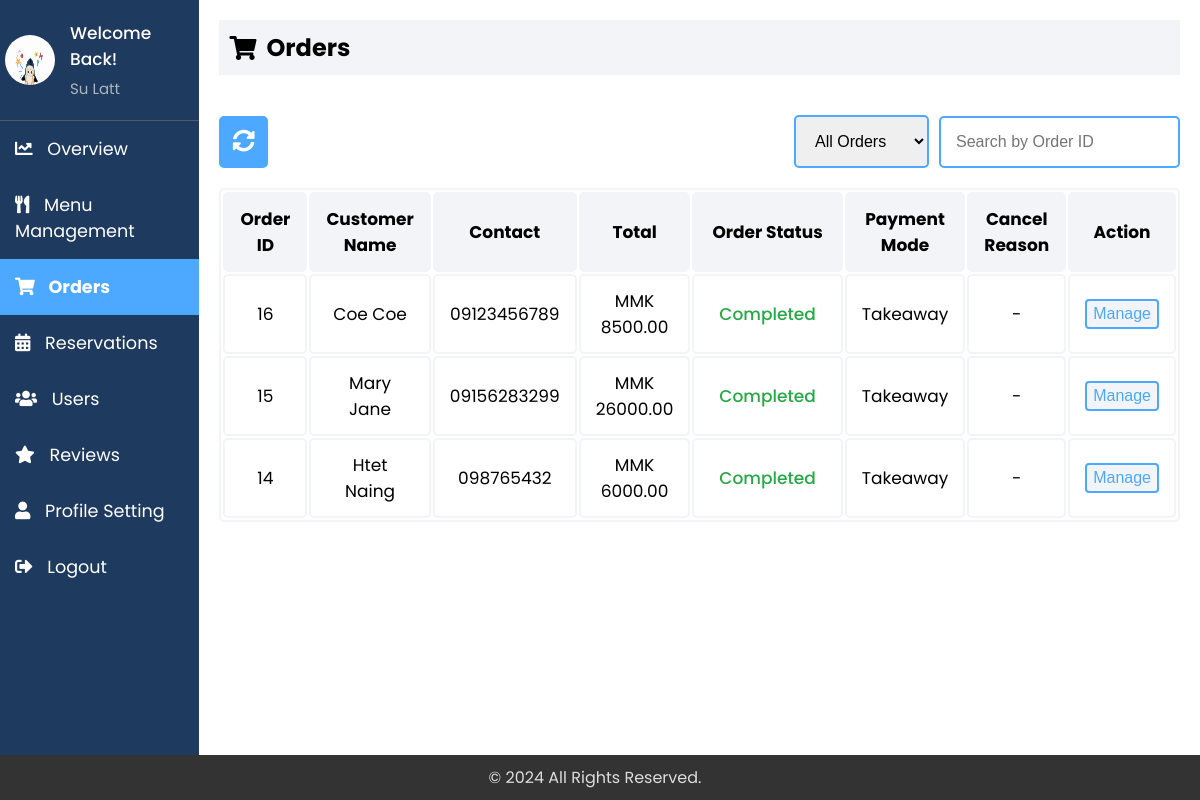
The page /Admin/admin_orders.php (signed in) on the database its author committed.
### tables this page shows
CREATE TABLE `users` (
  `user_id` int(11) NOT NULL,
  `email` varchar(255) NOT NULL,
  `firstName` varchar(255) NOT NULL,
  `lastName` varchar(255) NOT NULL,
  `contact` varchar(15) NOT NULL,
  `address` text DEFAULT NULL,
  `role` enum('Customer','Admin') DEFAULT 'Customer',
  `password` varchar(255) NOT NULL,
  `dateCreated` timestamp NULL DEFAULT current_timestamp(),
  `profile_image` varchar(255) DEFAULT NULL
);

CREATE TABLE `orders` (
  `order_id` int(11) NOT NULL,
  `user_id` int(11) NOT NULL,
  `order_date` timestamp NULL DEFAULT current_timestamp(),
  `sub_total` decimal(10,2) NOT NULL,
  `delivery_fee` decimal(10,2) DEFAULT 0.00,
  `grand_total` decimal(10,2) NOT NULL,
  `order_status` enum('Pending','Processing','On the way','Completed','Cancelled') NOT NULL DEFAULT 'Pending',
  `pmode` enum('Cash','Card','Takeaway') NOT NULL,
  `payment_status` enum('Pending','Successful','Rejected') NOT NULL DEFAULT 'Pending',
  `cancel_reason` varchar(255) DEFAULT NULL,
  `note` varchar(255) NOT NULL,
  `address` text NOT NULL
);

### Admin/sidebar.php (called while the page is built, shortened)
<?php
include 'db_connection.php';
$admin_email = isset($_SESSION['email']) ? $_SESSION['email'] : '';
function getAdminInfo($email)
{
    global $conn;
    $stmt = $conn->prepare("SELECT firstName, lastName, email, profile_image, role FROM users WHERE email = ? AND role = 'Admin'");
    $stmt->bind_param("s", $email);
    $stmt->execute();
    $result = $stmt->get_result();
    $row = $result->fetch_assoc();
    return [
        'firstName' => $row['firstName'] ?? '',
        'lastName' => $row['lastName'] ?? '',
        'email' => $row['email'] ?? '',
        'profile_image' => $row['profile_image'] ?? 'default.jpg'
    ];
}
$admin_info = getAdminInfo($admin_email);
?>

### Admin/admin_orders.php (the view, shortened to what this page needs)
<?php
include 'db_connection.php';
$query = "
SELECT
    o.order_id,
    o.order_date,
    u.firstName,
    u.lastName,
    u.contact AS phone,
    o.grand_total,
    o.order_status,
    o.pmode,
    o.cancel_reason
FROM orders o
JOIN users u ON o.user_id = u.user_id
";
$query .= " ORDER BY o.order_id DESC";
$stmt = $conn->prepare($query);
$stmt->execute();
$result = $stmt->get_result();
$orders = [];
while ($row = $result->fetch_assoc()) {
    $orders[] = $row;
}
?>
<?php
include 'sidebar.php';
?>
<!DOCTYPE html>
<html lang="en">
<head>
    <link rel="stylesheet" href="https://cdnjs.cloudflare.com/ajax/libs/font-awesome/5.15.3/css/all.min.css">
    <link rel="stylesheet" href="sidebar.css">
    <link rel="stylesheet" href="admin_orders.css">
</head>
<body>
    <div class="sidebar">
    <div class="profile-section">
      <img src="../uploads/<?php echo htmlspecialchars($admin_info['profile_image']); ?>" alt="Profile Picture">
      <div class="info">
        <h3>Welcome Back!</h3>
        <p><?php echo htmlspecialchars($admin_info['firstName']) . ' ' . htmlspecialchars($admin_info['lastName']); ?></p>
      </div>
    </div>
        <ul>
            <li><a href="index.php" ><i class="fas fa-chart-line"></i> Overview</a></li>
            <li><a href="admin_menu.php"><i class="fas fa-utensils"></i> Menu Management</a></li>
            <li><a href="admin_orders.php" class="active"><i class="fas fa-shopping-cart"></i> Orders</a></li>
            <li><a href="reservations.php"><i class="fas fa-calendar-alt"></i> Reservations</a></li>
            <li><a href="users.php"><i class="fas fa-users"></i> Users</a></li>
            <li><a href="reviews.php"><i class="fas fa-star"></i> Reviews</a></li>
            <li><a href="profile.php"><i class="fas fa-user"></i> Profile Setting</a></li>
            <li><a href="logout.php"><i class="fas fa-sign-out-alt"></i> Logout</a></li>
        </ul>
    </div>
    <div class="content">
        <div class="header">
            <h2><i class="fas fa-shopping-cart"></i> Orders</h2>
        </div>
        <div class="actions">
            <div>
            <button id="refreshButton" onclick="refreshPage()" title="Refresh">
                <i class="fas fa-sync-alt"></i>
            </button>
            </div>
            <div class="filter-orders">
                <select id="statusFilter" name="statusFilter" onchange="filterByStatus()">
                    <option value="">All Orders</option>
                </select>
                <input type="text" id="searchOrderId" placeholder="Search by Order ID" oninput="searchByOrderId()">
            </div>
        </div>
        <?php
        echo "<table>
                <tr>
                    <th>Order ID</th>
                    <th>Customer Name</th>
                    <th>Contact</th>
                    <th>Total</th>
                    <th>Order Status</th>
                    <th>Payment Mode</th>
                    <th>Cancel Reason</th>
                    <th>Action</th>
                </tr>";
        if (count($orders) > 0) {
            foreach ($orders as $row) {
                $statusClass = '';
                switch ($row['order_status']) {
                    case 'Completed':
                        $statusClass = 'status-completed';
                        break;
                }
                echo "<tr>
                    <td>" . $row['order_id'] . "</td>
                    <td>" . $row['firstName'] . " " . $row['lastName'] . "</td>
                    <td>" . $row['phone'] . "</td>
                    <td>" . 'MMK ' . $row['grand_total'] . "</td>
                    <td><span class='status $statusClass'>" . $row['order_status'] . "</span></td>
                    <td>" . $row['pmode'] . "</td>
                    <td>" . ($row['order_status'] == 'Cancelled' ? $row['cancel_reason'] : '-') . "</td>
                    <td><button id='viewbtn' onclick=\"viewDetails(" . $row['order_id'] . ")\">Manage</button></td>
                </tr>";
            }
        } else {
            echo "<tr><td colspan='8' style='text-align: center;'>No Orders Found</td></tr>";
        }
        echo "</table>";
        ?>
    </div>
</body>
</html>

### Admin/sidebar.css (style rules this page uses)
* { margin: 0; padding: 0; box-sizing: border-box; }
body { background: #FFFFFF; font-family: "Poppins", sans-serif; display: flex; flex-direction: row; margin: 0; }
.sidebar { width: 250px; background-color: #1E3A5F; color: #FFFFFF; overflow: auto; position: relative; min-height: 100vh; font-size: 1.1rem }
.sidebar ul li a { display: block; padding: 15px; text-decoration: none; color: #FFFFFF; transition: background-color 0.3s; }
.sidebar ul li a.active { background-color:#4DA8FF; font-weight: bold; }
.sidebar ul li a i { margin-right: 10px; }
.sidebar ul { list-style-type: none; padding: 0; }
.content { flex: 1; padding: 20px; }
.header { padding: 10px; background-color: #F2F4F7; margin-bottom: 20px; display: flex; align-items: center; }
.header h2 { display: flex; align-items: center; }
.header h2 i { margin-right: 10px; }
.profile-section { padding: 20px 5px 20px 5px; display: flex; align-items: center; border-bottom: 1px solid #4f5962; }
.profile-section img { width: 50px; height: 50px; border-radius: 50%; margin-right: 15px; }
.profile-section .info { flex-grow: 1; }
.profile-section .info h3 { margin: 0; font-size: 17px; font-weight: 500; }
.profile-section .info p { margin: 5px 0 0; font-size: 15px; color: #adb5bd; }
.sidebar ul li a.active { font-weight: bold; }

### Admin/admin_orders.css (style rules this page uses)
* { padding: 0; margin: 0; }
body { background: #FFFFFF; font-family: "Poppins", sans-serif; margin: 0; }
.actions { display: flex; align-items: center; justify-content: space-between; margin-bottom: 20px; margin-top: 40px; }
.filter-orders { display: flex; align-items: center; justify-content: center; gap: 10px; }
.content { margin-bottom: 40px; }
.actions select, .actions input { padding: 15px; font-size: 1rem; border-radius: 5px; border: 2px solid #4DA8FF; cursor: pointer; outline: none; }
button { background-color: #4DA8FF; color: white; border: 2px solid #4DA8FF; padding: 13px 20px; cursor: pointer; border-radius: 5px; transition: all 0.3s ease; font-size: 1.2rem; }
.sidebar { width: 250px; background-color: #1E3A5F; color: #fff; overflow: auto; position: relative; min-height: 100vh; }
.sidebar ul li a { display: block; padding: 15px; text-decoration: none; color: #fff; transition: background-color 0.3s; }
.sidebar ul li a.active { background-color:#4DA8FF; }
.status { padding: 5px 10px; border-radius: 5px; color: white; font-weight: 450; }
.status-completed { color: #28a745; }
table { width: 100%; border: 2px solid #F2F4F7; border-radius: 5px; font-size: 17px; text-align: center; cursor: pointer; }
table th, table td { padding: 12px 15px; border: 2px solid #F2F4F7; border-radius: 5px; }
table th { background-color: #F2F4F7; }
table tr:nth-of-type(even) { background-color: #FFFFFF; }
.header { padding: 10px; background-color: #F2F4F7; margin-bottom: 20px; display: flex; align-items: center; }
#viewbtn { padding: 4px 6px 4px 6px; font-size: 16px; border-radius: 4px; background-color: #F2F4F7; color: #4DA8FF; border: 2px solid #4DA8FF; font-weight: 450; cursor: pointer; outline: none; transition: all 0.3s ease; }
#refreshButton { color: #FFFFFF; background-color: #4DA8FF; border: 2px solid #4DA8FF; cursor: pointer; padding: 11px; font-size: 1.4rem; border-radius: 5px; transition: all 0.3s ease; }

### Admin/admin_orders.php (style rules this page uses)
.content { margin-bottom: 40px; }

### rows shown on the page
users: profile_image (picture), firstName "Su", lastName "Latt"
orders: order_id "16", user.firstName "Coe", user.lastName "Coe", user.contact "09123456789", grand_total "8500.00", order_status "Completed", pmode "Takeaway"
orders: order_id "15", user.firstName "Mary", user.lastName "Jane", user.contact "09156283299", grand_total "26000.00", order_status "Completed", pmode "Takeaway"
orders: order_id "14", user.firstName "Htet", user.lastName "Naing", user.contact "098765432", grand_total "6000.00", order_status "Completed", pmode "Takeaway"
